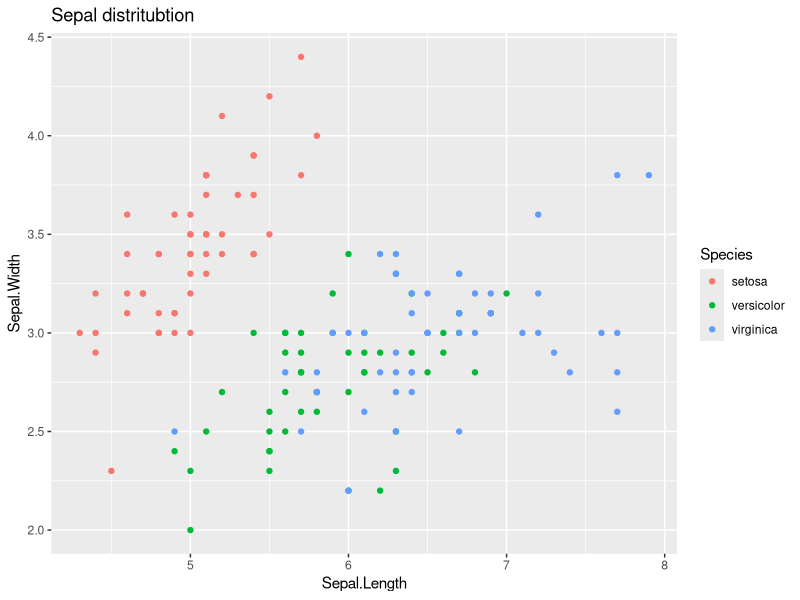
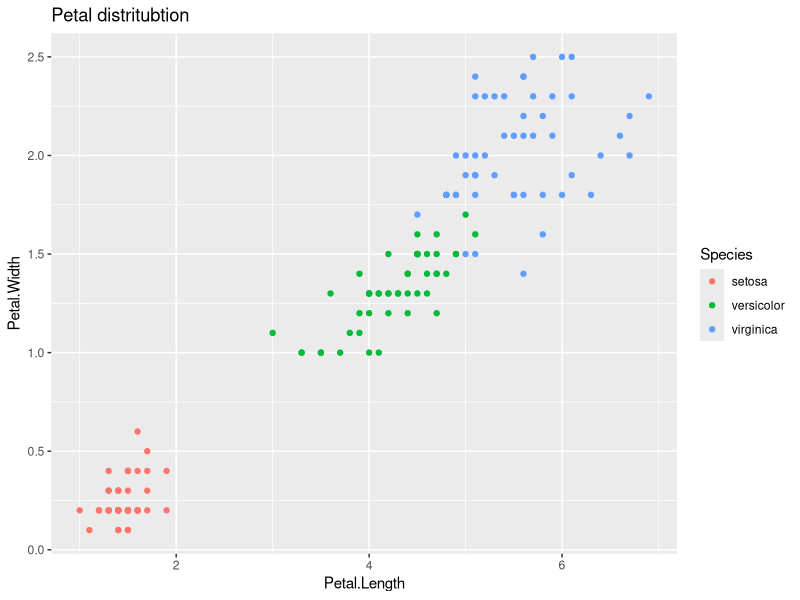
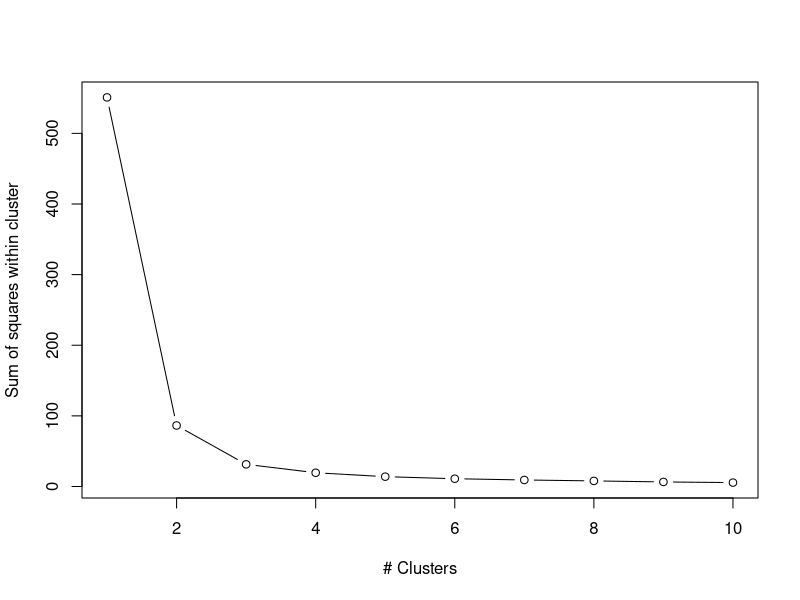
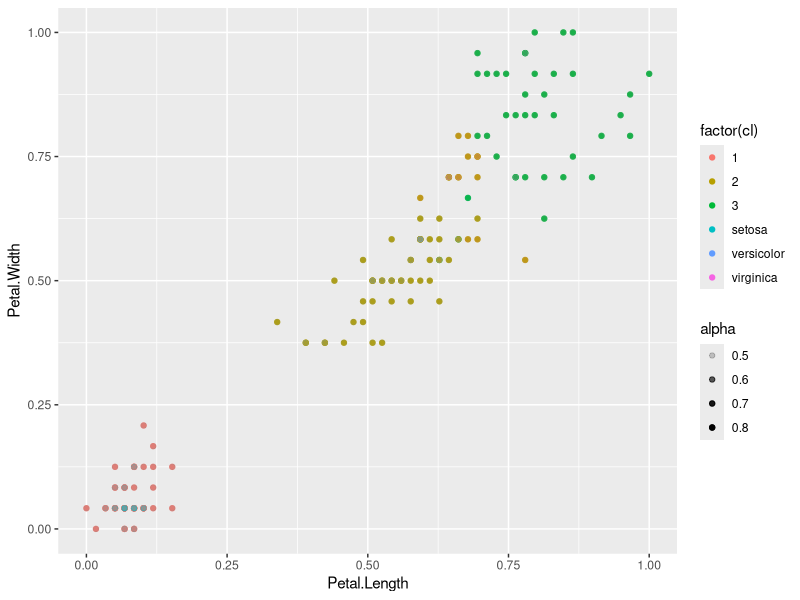

Here is the R script that generated these plots, in order:
## ---- chunk 1
library(datasets)
library(dplyr)
library(ggplot2)
## ---- chunk 2
target<- iris[,"Species"]
iris2<- as.data.frame(dplyr::select(iris ,-c("Species")))

## ---- chunk 3

ggplot(iris,aes(x = Sepal.Length, y = Sepal.Width, col= Species)) + geom_point()+
  ggtitle("Sepal distritubtion")
## ---- chunk 4

ggplot(iris,aes(x = Petal.Length, y = Petal.Width, col= Species)) + geom_point() +
  ggtitle("Petal distritubtion")
## ---- chunk 5
normalize <- function(x){
  return ((x-min(x))/(max(x)-min(x)))
}

iris2 <- as.data.frame(sapply(iris2, normalize ))
## ---- chunk 6
set.seed(123)
k.max <- 10
#petal
wss<- sapply(1:k.max,function(k){kmeans(iris[,3:4],k,nstart = 20,iter.max = 20)$tot.withinss})

plot(1:k.max,wss, type= "b", xlab = "# Clusters", ylab = "Sum of squares within cluster")
## ---- chunk 7
set.seed(20)
k2 <- kmeans(iris[,c(3:4)], centers=3)
iris$k2 <- as.factor(k2$cluster)
centers <- k2$centers
cl <- k2$cluster
## ---- chunk 8
table(cl, target)

## ---- chunk 9
set.seed(20)
k4 <- kmeans(iris2, centers=3)
iris$k1 <- as.factor(k4$cluster)
centers <- k4$centers
cl <- k4$cluster
## ---- chunk 10
table(cl, target)
## ---- chunk 11
ggplot()+
  geom_point(iris2, mapping= aes(x=Petal.Length, y=Petal.Width, color=factor(cl), alpha=0.8) )+
  geom_point(iris2, mapping= aes(x=Petal.Length, y=Petal.Width, color=factor(target), alpha=0.5))
